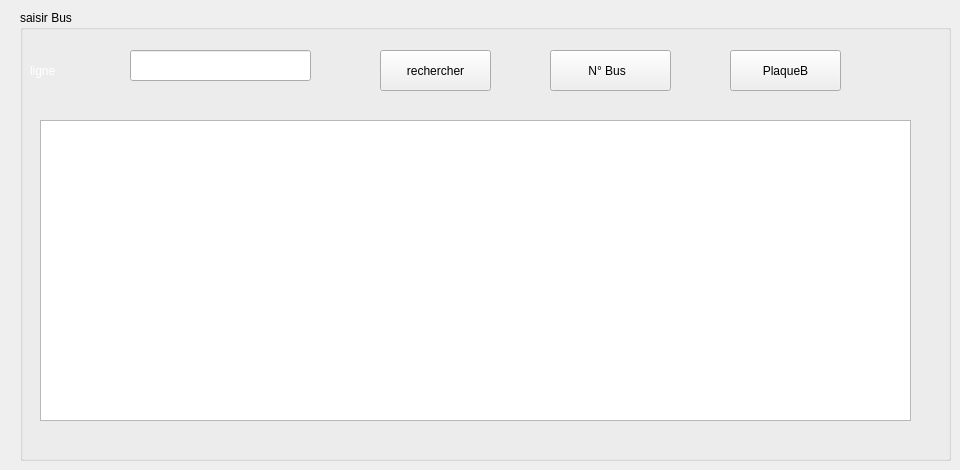
     <widget class="QWidget" name="tab_10">
      <attribute name="title">
       <string>rechercher Bus </string>
      </attribute>
      <widget class="QLabel" name="label_20">
       <property name="geometry">
        <rect>
         <x>110</x>
         <y>200</y>
         <width>111</width>
         <height>41</height>
        </rect>
       </property>
       <property name="text">
        <string/>
       </property>
      </widget>
      <widget class="QGroupBox" name="recherche">
       <property name="geometry">
        <rect>
         <x>20</x>
         <y>10</y>
         <width>931</width>
         <height>451</height>
        </rect>
       </property>
       <property name="title">
        <string>saisir Bus </string>
       </property>
       <widget class="QLabel" name="label_21">
        <property name="geometry">
         <rect>
          <x>10</x>
          <y>40</y>
          <width>111</width>
          <height>41</height>
         </rect>
        </property>
        <property name="styleSheet">
         <string notr="true">color: rgb(255, 255, 255);
font: 14pt &quot;MS Shell Dlg 2&quot;;</string>
        </property>
        <property name="text">
         <string>ligne </string>
        </property>
       </widget>
       <widget class="QLineEdit" name="le_ligneR">
        <property name="geometry">
         <rect>
          <x>110</x>
          <y>40</y>
          <width>181</width>
          <height>31</height>
         </rect>
        </property>
       </widget>
       <widget class="QPushButton" name="pb_recherche">
        <property name="geometry">
         <rect>
          <x>360</x>
          <y>40</y>
          <width>111</width>
          <height>41</height>
         </rect>
        </property>
        <property name="text">
         <string>rechercher</string>
        </property>
       </widget>
       <widget class="QTableView" name="tab_recherche">
        <property name="geometry">
         <rect>
          <x>20</x>
          <y>110</y>
          <width>871</width>
          <height>301</height>
         </rect>
        </property>
       </widget>
       <widget class="QPushButton" name="pb_trier">
        <property name="geometry">
         <rect>
          <x>530</x>
          <y>40</y>
          <width>121</width>
          <height>41</height>
         </rect>
        </property>
        <property name="text">
         <string>N° Bus  </string>
        </property>
       </widget>
       <widget class="QLabel" name="label_13">
        <property name="geometry">
         <rect>
          <x>-60</x>
          <y>-90</y>
          <width>1201</width>
          <height>541</height>
         </rect>
        </property>
        <property name="text">
         <string/>
        </property>
        <property name="pixmap">
         <pixmap>../../Downloads/bac.png</pixmap>
        </property>
       </widget>
       <widget class="QPushButton" name="pb_trierP">
        <property name="geometry">
         <rect>
          <x>710</x>
          <y>40</y>
          <width>111</width>
          <height>41</height>
         </rect>
        </property>
        <property name="text">
         <string>PlaqueB</string>
        </property>
       </widget>
       <zorder>label_13</zorder>
       <zorder>label_21</zorder>
       <zorder>le_ligneR</zorder>
       <zorder>pb_recherche</zorder>
       <zorder>tab_recherche</zorder>
       <zorder>pb_trier</zorder>
       <zorder>pb_trierP</zorder>
      </widget>
     </widget>
